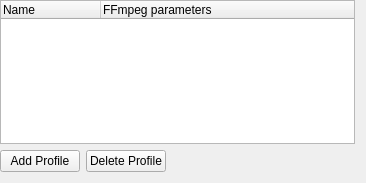
<?xml version="1.0" encoding="UTF-8"?>
<ui version="4.0">
 <class>ConfigTranscode_UI</class>
 <widget class="QWidget" name="ConfigTranscode_UI">
  <property name="geometry">
   <rect>
    <x>0</x>
    <y>0</y>
    <width>366</width>
    <height>183</height>
   </rect>
  </property>
  <layout class="QGridLayout" name="gridLayout">
   <property name="leftMargin">
    <number>0</number>
   </property>
   <property name="topMargin">
    <number>0</number>
   </property>
   <item row="0" column="0" colspan="3">
    <widget class="QTreeWidget" name="profiles_list">
     <property name="alternatingRowColors">
      <bool>true</bool>
     </property>
     <property name="rootIsDecorated">
      <bool>false</bool>
     </property>
     <property name="allColumnsShowFocus">
      <bool>true</bool>
     </property>
     <column>
      <property name="text">
       <string>Name</string>
      </property>
     </column>
     <column>
      <property name="text">
       <string>FFmpeg parameters</string>
      </property>
     </column>
    </widget>
   </item>
   <item row="1" column="0">
    <widget class="QPushButton" name="button_add">
     <property name="text">
      <string>Add Profile</string>
     </property>
    </widget>
   </item>
   <item row="1" column="1">
    <widget class="QPushButton" name="button_delete">
     <property name="text">
      <string>Delete Profile</string>
     </property>
    </widget>
   </item>
   <item row="1" column="2">
    <spacer name="horizontalSpacer">
     <property name="orientation">
      <enum>Qt::Horizontal</enum>
     </property>
     <property name="sizeHint" stdset="0">
      <size>
       <width>213</width>
       <height>20</height>
      </size>
     </property>
    </spacer>
   </item>
  </layout>
 </widget>
 <resources/>
 <connections/>
</ui>
